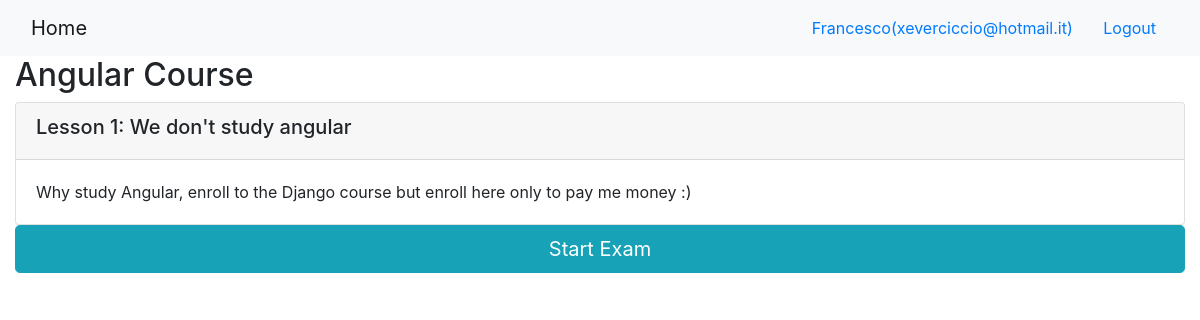
The app's page /onlinecourse/2/ (signed in) with its own data.
### onlinecourse/models.py (models this page shows, shortened)
class Course(models.Model):
    name = models.CharField(null=False, max_length=30, default='online course')
    image = models.ImageField(upload_to='course_images/')
    description = models.CharField(max_length=1000)
    pub_date = models.DateField(null=True)
    instructors = models.ManyToManyField(Instructor)
    users = models.ManyToManyField(settings.AUTH_USER_MODEL, through='Enrollment')
    total_enrollment = models.IntegerField(default=0)
    is_enrolled = False

class Lesson(models.Model):
    title = models.CharField(max_length=200, default="title")
    order = models.IntegerField(default=0)
    course = models.ForeignKey(Course, on_delete=models.CASCADE)
    content = models.TextField()

### onlinecourse/views.py (the view)
# urls.py: path('<int:pk>/', views.CourseDetailView.as_view(), name='course_details'),
class CourseDetailView(generic.DetailView):
    model = Course
    template_name = 'onlinecourse/course_detail_bootstrap.html'

### onlinecourse/templates/onlinecourse/course_detail_bootstrap.html (shortened to what this page needs)
<!DOCTYPE html>
<html lang="en">
<head>
     {% load static %}
    <link rel="stylesheet" href="https://maxcdn.bootstrapcdn.com/bootstrap/4.5.2/css/bootstrap.min.css">
</head>
<body>
    <nav class="navbar navbar-light bg-light">
        <div class="container-fluid">
            <div class="navbar-header">
                  <a class="navbar-brand" href="{% url 'onlinecourse:index' %}">Home</a>
            </div>
            <ul class="nav navbar-nav navbar-right">
                {% if user.is_authenticated %}
                <li>
                    <a class="btn btn-link" href="#">{{ user.first_name }}({{ user.username }})</a>
                    <a class="btn btn-link" href="{% url 'onlinecourse:logout' %}">Logout</a>
                </li>
                {% endif %}
            </ul>
        </div>
    </nav>
    <div class="container-fluid">
            <h2>{{ course.name }}</h2>
            <div class="card-columns-vertical">
                {% for lesson in course.lesson_set.all %}
                    <div class="card mt-1">
                        <div class="card-header"><h5>Lesson {{lesson.order|add:1}}: {{lesson.title}}</h5></div>
                        <div class="card-body">{{lesson.content}}</div>
                    </div>
                {% endfor %}
            </div>
            {% if user.is_authenticated %}
            <button class="btn btn-info btn-lg btn-block" data-toggle="collapse" data-target="#exam">Start Exam</button>
            {% endif %}
    </div>
</body>
</html>

### records on screen
Course: name "Angular Course"
Lesson: order|add "1", title "We don't study angular", content "Why study Angular, enroll to the Django course but enroll here only to pay me money :)"

### other values on screen
{{ user.first_name }} "Francesco"
{{ user.username }} "xeverciccio@hotmail.it"
